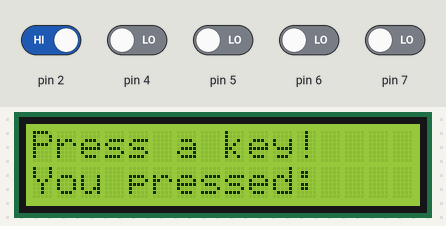
Recording of a sketch running on a simulated Arduino Uno, built with avr-gcc and run on an emulated ATmega328P. Parts: 16×2 character LCD. Inputs (shaded band) come from the test bench; at power-on: pin 2 HIGH, pin 4–7 LOW.

Above: at 1.2 s.
1.3 s: pin 2 driven LOW
At 2.6 s:
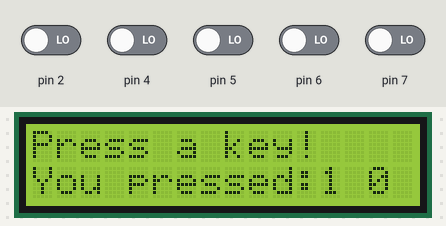
Timing chart, 0 to 4.3 s (numbered marks = the images above; inputs shaded):
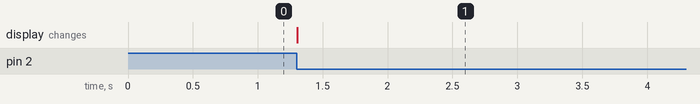

The sketch:

_0690_-_Membrane_keypad_with_74C922_encoder.ino
```cpp
/*  Membrane 4x4 keypad with the 74C922 key encoder
 *
 * This sketch shows you how to use the 4x4 membrane
 * keypad with the 74C922 16-key encoder. When a key is pressed
 * on the keypad, it is shown on a 16x2 LCD display
 * using the I2C backpack adaptor.
 *
 * The encoder chip makes it possible to connect a 16-key keypad
 * to the Arduino using only 3 digital pins for the data and
 * 1 pin for the interrupt. The encoder, internally, takes care of
 * dedouncing, and pushes the last key pressed at the output.
 *
 *
 *
 * Components
 * ----------
 *  - Arduino Uno
 *  - An I2C to LCD backpack adaptor
 *  - An 16x2 LCD screen
 *  - A 4x4 membrane keypad
 *  - A 74C922 16-key encoder
 *  - 2 x 0.1 uF capacitors (code 103)
 *  - 1 x 1 uF capacitor (code 101)
 *  - Jumper wires
 *  - Breadboard
 *
 *  Libraries
 *  ---------
 *  - LCD
 *  - LiquidCrystal_I2C
 *  - Keypad
 *
 * Connections
 * -----------
 *  I2C backpack  |    Arduino Uno
 *  -----------------------------
 *      GND       |      GND
 *      Vcc       |      5V
 *      SDA       |      SDA or A4
 *      SCL       |      SCL or A5
 *
 *     74C922     |   Arduino Uno
 *  -----------------------------
 *        17      |        7
 *        16      |        6
 *        15      |        5
 *        14      |        4
 *        12      |        1
 *
*      74C922     |   Keypad
 *  -----------------------------
 *      Col 1     |      11
 *      Col 2     |      7
 *      Col 3     |      8
 *      Col 4     |      10
 *      Row 1     |      1
 *      Row 2     |      2
 *      Row 3     |      3
 *      Row 4     |      4
 *
 *  Other 74C922 connections
 *  ---------------------------
 *  C1 0.1 uF between 18 and GND
 *  C2 0.1 uF between 5 and GND
 *  C3 1 uF between 6 and GND
 *  13 to GND
 *  9 to GND
 *  18 to 5V
 *
 *
 * Other information
 * -----------------
 *  For information on the LiquidCrystal library: https://github.com/marcoschwartz/LiquidCrystal_I2C
 *  Datasheet for 74C922: http://www.soemtron.org/downloads/disposals/74c922.pdf
 *  Original project information: http://embedded-lab.com/blog/mm74c922n-based-encoded-matrix-keypad/
 *
 *
 *  Created on March 26 2017 by Peter Dalmaris
 *
 */
/*
  Project: Arduino and MM74C922N interface demo
  Visit  http://embedded-lab.com/blog/?p=8640 for more details.

*/
#include <LiquidCrystal_I2C.h>

#define PINA 7
#define PINB 6
#define PINC 5
#define PIND 4

LiquidCrystal_I2C lcd(0x27,16,2);

int output, press_status = 0;
char str[16] = {'1', 'A', '3', '2', '4', 'B', '6', '5', '7', 'C', '9',
                '8', '*', 'D', '#', '0'};
void setup()
{
  pinMode(4, INPUT);
  pinMode(5, INPUT);
  pinMode(6, INPUT);
  pinMode(7, INPUT);
  Serial.println("MM74C22N Demo!");
  attachInterrupt(0, Read_Data, FALLING);

  lcd.init();
  lcd.backlight();
  lcd.setCursor(0, 0);
  lcd.print("Press a key!");
  lcd.setCursor(0, 1);
  lcd.print("You pressed: ");
}

void loop()
{
  if(press_status){
    lcd.setCursor(12, 1);
    lcd.print(str[output]);
    lcd.print(" ");
    lcd.print(output, HEX);
    press_status = 0;


  }
}

void Read_Data()
{
  output = 0;
  output = output | digitalRead(4);
  output = output << 1;
  output = output | digitalRead(5);
  output = output << 1;
  output = output | digitalRead(6);
  output = output << 1;
  output = output | digitalRead(7);
  press_status = 1;

}
```

Measured:
- after the input at 1.3 s, the display: changes at once (image 1)
